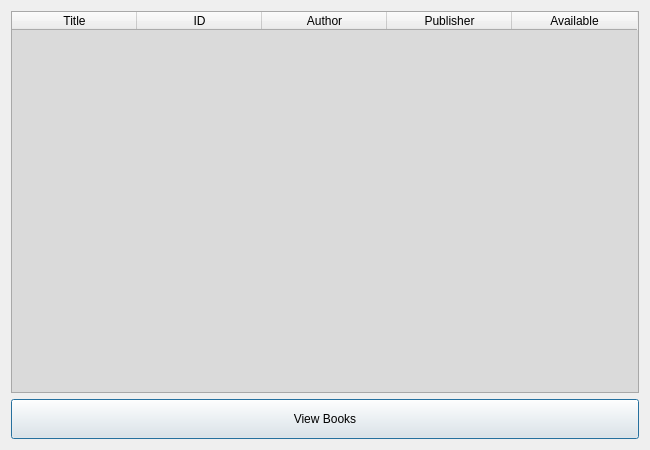
<?xml version="1.0" encoding="UTF-8"?>
<ui version="4.0">
 <class>Dialog</class>
 <widget class="QDialog" name="Dialog">
  <property name="geometry">
   <rect>
    <x>0</x>
    <y>0</y>
    <width>650</width>
    <height>450</height>
   </rect>
  </property>
  <property name="windowTitle">
   <string>View Books</string>
  </property>
  <layout class="QVBoxLayout" name="verticalLayout">
   <item>
    <widget class="QTableWidget" name="tableWidget">
     <property name="styleSheet">
      <string notr="true">QTableWidget {
background-color:rgb(218,218,218);
color:white
}</string>
     </property>
     <attribute name="horizontalHeaderDefaultSectionSize">
      <number>125</number>
     </attribute>
     <column>
      <property name="text">
       <string>Title</string>
      </property>
     </column>
     <column>
      <property name="text">
       <string>ID</string>
      </property>
     </column>
     <column>
      <property name="text">
       <string>Author</string>
      </property>
     </column>
     <column>
      <property name="text">
       <string>Publisher</string>
      </property>
     </column>
     <column>
      <property name="text">
       <string>Available</string>
      </property>
     </column>
    </widget>
   </item>
   <item>
    <widget class="QPushButton" name="pushButton">
     <property name="minimumSize">
      <size>
       <width>0</width>
       <height>40</height>
      </size>
     </property>
     <property name="maximumSize">
      <size>
       <width>16777215</width>
       <height>40</height>
      </size>
     </property>
     <property name="text">
      <string>View Books</string>
     </property>
    </widget>
   </item>
  </layout>
 </widget>
 <resources/>
 <connections/>
</ui>
